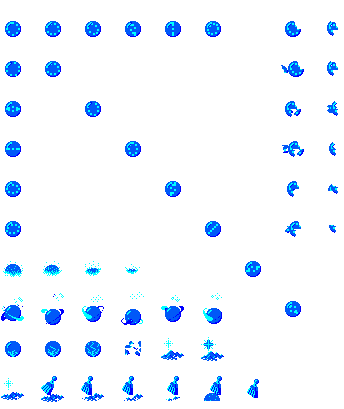
#> input picture marble_effects.png, 344 x 409 px, found by its file name
$ python gen_frames.py
#> lines starting #> are read from the running program, lines starting #| are printed output that depends on the picture; after the words box and inside, x2 and y2 are one past the last pixel; in counts of white or black regions, pixels touching at a corner belong together
#!/usr/bin/env python3
"""Generate src/data/frames.ts: sprite frame rectangles + pivots for every sheet.

Frames are detected from the sheets' transparency / background colour so the
table always matches the art files that ship in www/assets/sprites.
"""
from __future__ import annotations
import json, os
import numpy as np
from PIL import Image
from scipy import ndimage

ROOT = os.path.dirname(os.path.dirname(os.path.abspath(__file__)))
SPR = os.path.join(ROOT, 'www', 'assets', 'sprites')


def boxes_from_alpha(path: str, dilate: int = 2, min_px: int = 4):
#> called with path = 'www/assets/sprites/marble_effects.png', dilate = 0, min_px = 1
    a = np.asarray(Image.open(path).convert('RGBA'))
#> a is the input picture: shape (409, 344, 4); mean R, G, B, A 0, 7.5, 16.8, 17.1
    mask = a[..., 3] > 0
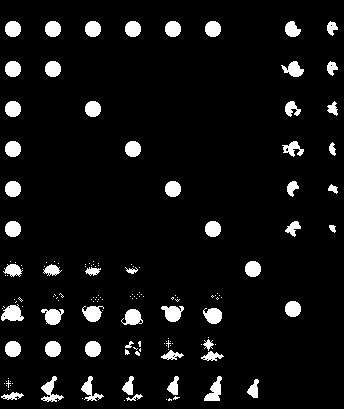
#> mask: shape (409, 344) bool; 6.7% white; 150 white regions (95 under 20 px), largest, box (x1, y1, x2, y2) and area: (1, 304, 24, 321) 262, (161, 306, 184, 322) 247, (41, 309, 64, 325) 244
    lab, n = ndimage.label(ndimage.binary_dilation(mask, iterations=dilate) if dilate else mask)
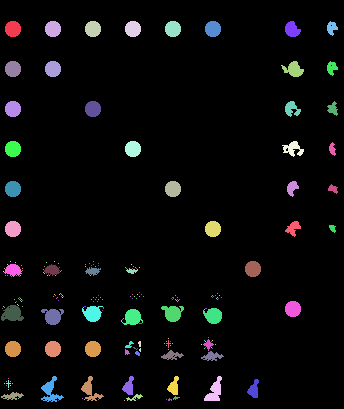
#> lab: shape (409, 344) int32; 232 distinct labels, from 0 to 231; one colour per label, 0 black
#> n = 231
    out = []
    for i in range(1, n + 1):
        ys, xs = np.where(lab == i)
        sel = mask[ys, xs]
        ys, xs = ys[sel], xs[sel]
        if len(xs) < min_px:
            continue
        out.append((int(xs.min()), int(ys.min()), int(xs.max()) + 1, int(ys.max()) + 1))
#> this loop made 231 passes
#> (ys, xs) on passes 29 to 31: ([261], [10]), ([261], [54]), ([261], [93])
#> after the loop, out = 231 items, first 6: (5, 21, 21, 37), (45, 21, 61, 37), (85, 21, 101, 37), (125, 21, 141, 37), (165, 21, 181, 37), (205, 21, 221, 37)
    return out, a.shape[1], a.shape[0]


def union(bs):
    return (min(b[0] for b in bs), min(b[1] for b in bs), max(b[2] for b in bs), max(b[3] for b in bs))


def frame(b, px, py):
    return {'x': b[0], 'y': b[1], 'w': b[2] - b[0], 'h': b[3] - b[1], 'px': px, 'py': py}


def marble_frames():
    boxes, W, H = boxes_from_alpha(os.path.join(SPR, 'marble_effects.png'), dilate=0, min_px=1)
    # cluster into 40px grid cells: row centre = 29 + 40r, col = floor(xc/40)
    cells: dict[tuple[int, int], list] = {}
    for b in boxes:
        xc = (b[0] + b[2]) / 2
        yc = (b[1] + b[3]) / 2
        r = int(round((yc - 29) / 40))
        c = int(xc // 40)
        cells.setdefault((r, c), []).append(b)
#> this loop made 231 passes
#> (b, xc, yc, r, c) on passes 1 to 3: ((5, 21, 21, 37), 13, 29, 0, 0), ((45, 21, 61, 37), 53, 29, 0, 1), ((85, 21, 101, 37), 93, 29, 0, 2)
#> after the loop, cells = 53 items

    def cell(r, c):
#> called with r = 0, c = 0
        if (r, c) not in cells:
            raise KeyError((r, c))
        b = union(cells[(r, c)])
#> b = (5, 21, 21, 37)
        pivot_x = 40 * c + 13
        pivot_y = 29 + 40 * r
        return frame(b, pivot_x - b[0], pivot_y - b[1])

    out = {
        'roll': [cell(0, c) for c in range(6)],
        'squeeze': [cell(r, c) for r in range(6) for c in (7, 8)],
        'dissolve': [cell(6, c) for c in range(4)],
        'dizzy': [cell(7, c) for c in range(6)],
        'crack': [cell(8, c) for c in range(3)],
        'shards': [cell(8, 3)],
        'pileSparkle': [cell(8, 4), cell(8, 5)],
        'sparkle': [cell(9, 0)],
        'sweep': [cell(9, c) for c in range(1, 7)],
        'pile': [cell(9, 7)] if (9, 7) in cells else [cell(9, 0)],
    }
    return out


def simple_frames(name: str, pivot: str, order: str = 'reading', dilate: int = 2):
    boxes, W, H = boxes_from_alpha(os.path.join(SPR, name), dilate=dilate)
#> call 2 of boxes_from_alpha, with path = 'www/assets/sprites/worm.png', dilate = 2, min_px = 4
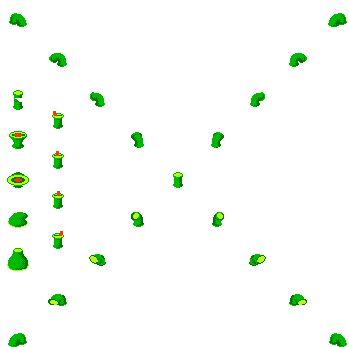
#> input picture worm.png, 349 x 347 px, found by its file name
#> in boxes_from_alpha, a is the input picture: shape (347, 349, 4); mean R, G, B, A 1, 6.2, 0.1, 9.3
#> in boxes_from_alpha (call 2), `mask = a[..., 3] > 0`:
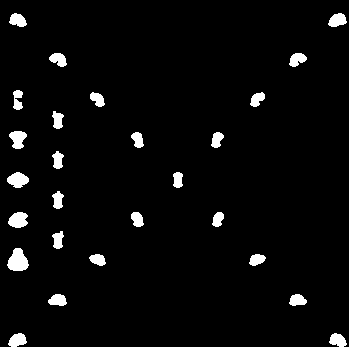
#> mask: shape (347, 349) bool; 3.7% white; 26 white regions, largest, box (x1, y1, x2, y2) and area: (7, 248, 29, 271) 352, (8, 212, 28, 228) 243, (7, 172, 29, 188) 240
#> in boxes_from_alpha (call 2), `lab, n = ndimage.label(ndimage.binary_dilation(mask, iterations=dilate..`:
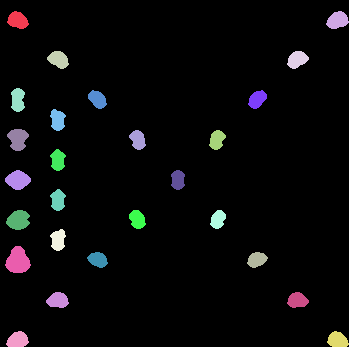
#> lab: shape (347, 349) int32; 27 distinct labels, from 0 to 26; one colour per label, 0 black
#> in boxes_from_alpha (call 2), `lab, n = ndimage.label(ndimage.binary_dilation(mask, iterations=dilate..`: n = 26
#> after the loop in boxes_from_alpha (call 2), `for i in range(1, n + 1):`: out = 26 items, first 6: (9, 13, 27, 27), (328, 13, 347, 27), (49, 53, 67, 67), (289, 53, 307, 67), (13, 90, 23, 110), (90, 92, 105, 107)
    if order == 'reading':
        boxes.sort(key=lambda b: (round(((b[1] + b[3]) / 2) / 12), b[0]))
    out = []
    for b in boxes:
        w, h = b[2] - b[0], b[3] - b[1]
        if pivot == 'center':
            out.append(frame(b, w // 2, h // 2))
        elif pivot == 'bottom':
            out.append(frame(b, w // 2, h - 2))
#> this loop made 26 passes
#> (b, w, h) on passes 1 to 12: ((9, 13, 27, 27), 18, 14), ((328, 13, 347, 27), 19, 14), ((49, 53, 67, 67), 18, 14), ((289, 53, 307, 67), 18, 14), ((13, 90, 23, 110), 10, 20), ((90, 92, 105, 107), 15, 15), ((250, 92, 265, 107), 15, 15), ((52, 111, 64, 129), 12, 18), ((9, 131, 27, 149), 18, 18), ((131, 132, 144, 148), 13, 16), ((211, 132, 224, 148), 13, 16), ((52, 151, 64, 169), 12, 18)
#> after the loop, out = 26 items
    return out


def cell_frames(name: str, pivot: str):
    """Sheets whose cells are laid out left-to-right; split by columns fully transparent."""
    a = np.asarray(Image.open(os.path.join(SPR, name)).convert('RGBA'))
    mask = a[..., 3] > 0
    col_any = mask.any(0)
    out, start = [], None
    for x, m in enumerate(list(col_any) + [False]):
        if m and start is None:
            start = x
        if not m and start is not None:
            sub = mask[:, start:x]
            ys = np.where(sub.any(1))[0]
            b = (start, int(ys.min()), x, int(ys.max()) + 1)
            w, h = b[2] - b[0], b[3] - b[1]
            out.append(frame(b, w // 2, h - 1 if pivot == 'bottom' else h // 2))
            start = None
    return out


def grid_frames(name: str, cell_w: int, cell_h: int, pivot: str):
    """Strips written by prep_assets.gif_strip: cells of cell_w x cell_h separated by a 1 px gap."""
    path = os.path.join(SPR, name)
    if not os.path.exists(path):
        return []
    a = np.asarray(Image.open(path).convert('RGBA'))
    n = (a.shape[1] + 1) // (cell_w + 1)
    out = []
    for i in range(n):
        x0 = i * (cell_w + 1)
        if pivot == 'center':
            out.append(frame((x0, 0, x0 + cell_w, cell_h), cell_w // 2, cell_h // 2))
        else:
            out.append(frame((x0, 0, x0 + cell_w, cell_h), cell_w // 2, cell_h - 2))
    return out


def main():
    frames = {
        'marble': marble_frames(),
        'worm': simple_frames('worm.png', 'bottom'),
        'slime': simple_frames('slime.png', 'center'),
        'bird': simple_frames('bird.png', 'center'),
        'hammer': cell_frames('hammer.png', 'bottom'),
        'vacuum': cell_frames('vacuum.png', 'bottom'),
        'riser': [f for f in cell_frames('riser.png', 'bottom') if f['w'] >= 3],
        'p1roll': grid_frames('p1roll.png', 16, 16, 'center'),
        'p2roll': grid_frames('p2roll.png', 16, 16, 'center'),
        'hammerNes': grid_frames('hammer_nes.png', 30, 26, 'bottom'),
        'vacuumL': grid_frames('vacuum_l.png', 24, 28, 'bottom'),
        'vacuumR': grid_frames('vacuum_r.png', 24, 28, 'bottom'),
        'birdL': grid_frames('bird_l.png', 20, 19, 'center'),
        'birdR': grid_frames('bird_r.png', 20, 19, 'center'),
        'flagBlue': grid_frames('flag_blue.png', 15, 24, 'bottom'),
        'flagRed': grid_frames('flag_red.png', 15, 24, 'bottom'),
    }
    # objects sheet: steelie (black marble) and logo
    boxes, W, H = boxes_from_alpha(os.path.join(SPR, 'objects.png'), dilate=2)
    boxes.sort(key=lambda b: (b[1] // 8, b[0]))
    logo = boxes[0]
    # steelie = the darkest ~16x16 sprite on the sheet (the black marble)
    arr = np.asarray(Image.open(os.path.join(SPR, 'objects.png')).convert('RGBA')).astype(int)
    def darkness(b):
        sub = arr[b[1]:b[3], b[0]:b[2]]
        vis = sub[..., 3] > 0
        return sub[..., :3][vis].mean() if vis.any() else 999
    cands = [b for b in boxes if 13 <= (b[2] - b[0]) <= 18 and 13 <= (b[3] - b[1]) <= 18]
    steelie = min(cands, key=darkness)
    frames['objects'] = {
        'logo': [frame(logo, 0, 0)],
        'steelie': [frame(steelie, (steelie[2] - steelie[0]) // 2, (steelie[3] - steelie[1]) // 2)],
    }
    ts = ['// AUTO-GENERATED by tools/gen_frames.py — do not edit by hand.',
          'export interface Frame { x: number; y: number; w: number; h: number; px: number; py: number }',
          'export const FRAMES = ' + json.dumps(frames, indent=1) + ' as const;',
          'export type SheetName = keyof typeof FRAMES;', '']
    os.makedirs(os.path.join(ROOT, 'src', 'data'), exist_ok=True)
    with open(os.path.join(ROOT, 'src', 'data', 'frames.ts'), 'w') as f:
        f.write('\n'.join(ts))
    for k, v in frames.items():
        if isinstance(v, dict):
            print(k, {kk: len(vv) for kk, vv in v.items()})
        else:
            print(k, len(v))


if __name__ == '__main__':
#> (the run stopped early here; a loop or call above may not have finished)
